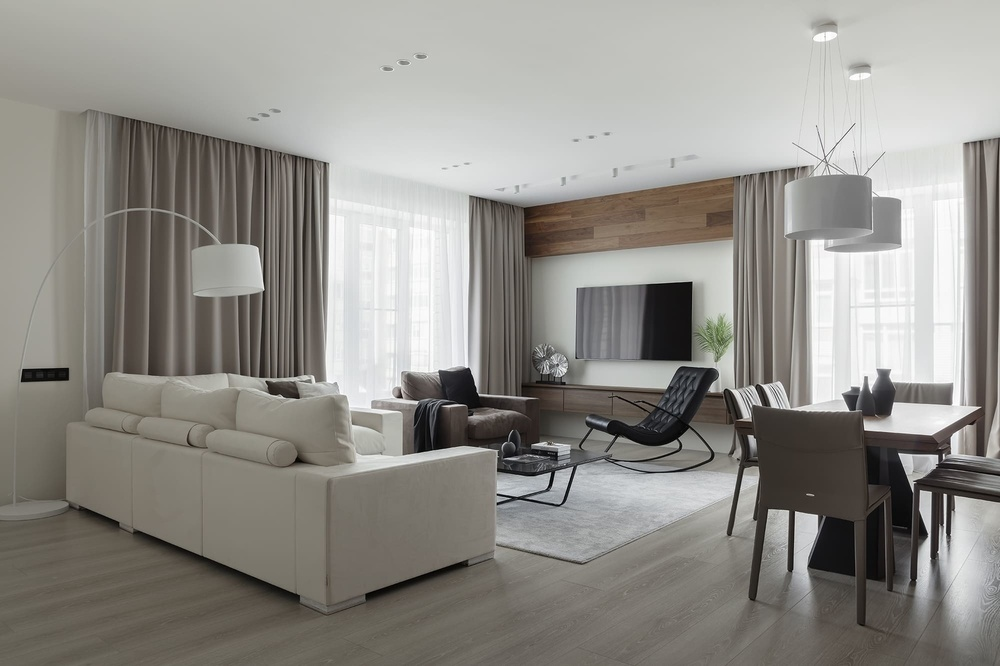
//> input picture FAST/signal-2023-12-14-212155_002.jpeg, 1000 x 666 px, shrunk from 2000 x 1333 before the run, given in place of 4.gif, which was not available
$ ./main   (built with g++ and OpenCV 4)
//> lines starting //> are read from the running program, lines starting //| are printed output that depends on the picture; after the words box and inside, x2 and y2 are one past the last pixel; in counts of white or black regions, pixels touching at a corner belong together; pictures that were not available may be replaced by others from this repository, and a replacement may not be noted
#include <iostream>
#include <vector>
#include <opencv2/opencv.hpp>
#include <opencv2/highgui/highgui.hpp>
#include <opencv2/imgproc/imgproc.hpp>

using namespace cv;
using namespace std;

const int fast_threshold = 20;

struct FeatureTrack {
    Point2f point;
    vector<Point2f> track;
};


// [106 lines left out: function PyramidKLT, not called in this run]


void LucasKanadeOpticalFlow(const vector<Point2f>& prevCorners, vector<Point2f>& newCorners, Mat& Ix, Mat& Iy, Mat& It, int windowSize = 5) {
    Mat u(Ix.size(), CV_32F, Scalar(1.0)); // Flow in the x-direction
    Mat v(Ix.size(), CV_32F, Scalar(1.0)); // Flow in the y-direction
    Mat A = Mat::zeros(2, 2, CV_32F); // Matrix A for Lucas-Kanade
    Mat b = Mat::zeros(2, 1, CV_32F); // Vector b for Lucas-Kanade
    for (size_t i = 0; i < prevCorners.size(); ++i) {
        int y = static_cast<int>(prevCorners[i].y);
        int x = static_cast<int>(prevCorners[i].x);

        // Optical flow calculation for a specific corner point
        Rect roi(x - 2, y - 2, windowSize, windowSize);  // Define ROI for the 5x5 window
        Mat IxROI = Ix(roi);           // Extract 5x5 windows from Ix, Iy, It
        Mat IyROI = Iy(roi);
        Mat ItROI = It(roi);

        A.at<float>(0, 0) = static_cast<float>(sum(IxROI.mul(IxROI))[0]);
        A.at<float>(0, 1) = static_cast<float>(sum(IxROI.mul(IyROI))[0]);
        A.at<float>(1, 0) = A.at<float>(0, 1);
        A.at<float>(1, 1) = static_cast<float>(sum(IyROI.mul(IyROI))[0]);

        b.at<float>(0, 0) = static_cast<float>(-sum(IxROI.mul(ItROI))[0]);
        b.at<float>(1, 0) = static_cast<float>(-sum(IyROI.mul(ItROI))[0]);

        Mat c = A.inv() * b;

        u.at<float>(y, x) = c.at<float>(0, 0);
        v.at<float>(y, x) = c.at<float>(1, 0);

        newCorners[i] = Point2f(x + u.at<float>(y, x), y + v.at<float>(y, x));
    }
}


void MyPyramidKLT(string path)
{
//> called with path = "C:/work/KLT/4.gif"
    VideoCapture cap(path);

    // Check if the video is opened successfully
    if (!cap.isOpened()) {
        cerr << "Could not open the video." << endl;
        return;
    }

    // Video properties
    int frameWidth = static_cast<int>(cap.get(CAP_PROP_FRAME_WIDTH));
    int frameHeight = static_cast<int>(cap.get(CAP_PROP_FRAME_HEIGHT));
    double fps = cap.get(CAP_PROP_FPS);

    // Define the codec and create VideoWriter object
    VideoWriter outputVideo;
    string outputFilename = "C:/work/results/pyramid.mp4"; // Change this filename as needed
    int codec = VideoWriter::fourcc('x', 'P', '4', 'V');
    outputVideo.open(outputFilename, codec, fps, Size(frameWidth, frameHeight));

    if (!outputVideo.isOpened()) {
        cerr << "Could not create the output video file." << endl;
        return;
    }

    Mat frame, prevFrame, gray, prevGray, img;
    cap>> prevFrame;
//> prevFrame is the input picture: 666 rows x 1000 cols, CV_8UC3; mean B, G, R 137.7, 143, 145.3
    cvtColor(prevFrame, prevGray, COLOR_BGR2GRAY);
    prevGray.convertTo(prevGray, CV_32F, 1.0 / 255.0);
//> prevGray: 666 rows x 1000 cols, CV_32FC1

    vector<Point2f> keypoints;
    int maxCorners = 100;
    double qualityLevel = 0.01;
    double minDistance = 10.0;
    int blockSize = 3;
    bool useHarrisDetector = false;
    double k = 0.04;
    goodFeaturesToTrack(prevGray, keypoints, maxCorners, qualityLevel, minDistance,
                        Mat(), blockSize, useHarrisDetector, k);
//> keypoints = 100 Points (x, y), first 12: [944, 494], [402, 397], [899, 453], [691, 282], [266, 381], [920, 490], [795, 511], [937, 455], [550, 472], [468, 368], [954, 496], [497, 504]

    Mat Gx = (Mat_<float>(2, 2) << -1, 1, -1, 1);
    Mat Gy = (Mat_<float>(2, 2) << -1, -1, 1, 1);
    Mat Gt1 = (Mat_<float>(2, 2) << -1, -1, -1, -1);
    Mat Gt2 = (Mat_<float>(2, 2) << 1, 1, 1, 1);
    vector<Point2f> nextKeypoints;

    while (true) {
        cap >> frame;
        cvtColor(frame, gray, COLOR_BGR2GRAY);
        gray.convertTo(gray, CV_32F, 1.0 / 255.0);


        Mat Ix, Iy, It, It1, It2;
        Ix.convertTo(Ix, CV_32F);
        Iy.convertTo(Iy, CV_32F);
        It.convertTo(It, CV_32F);
        It1.convertTo(It1, CV_32F);
        It2.convertTo(It2, CV_32F);
        filter2D(prevGray, Ix, -1, Gx);
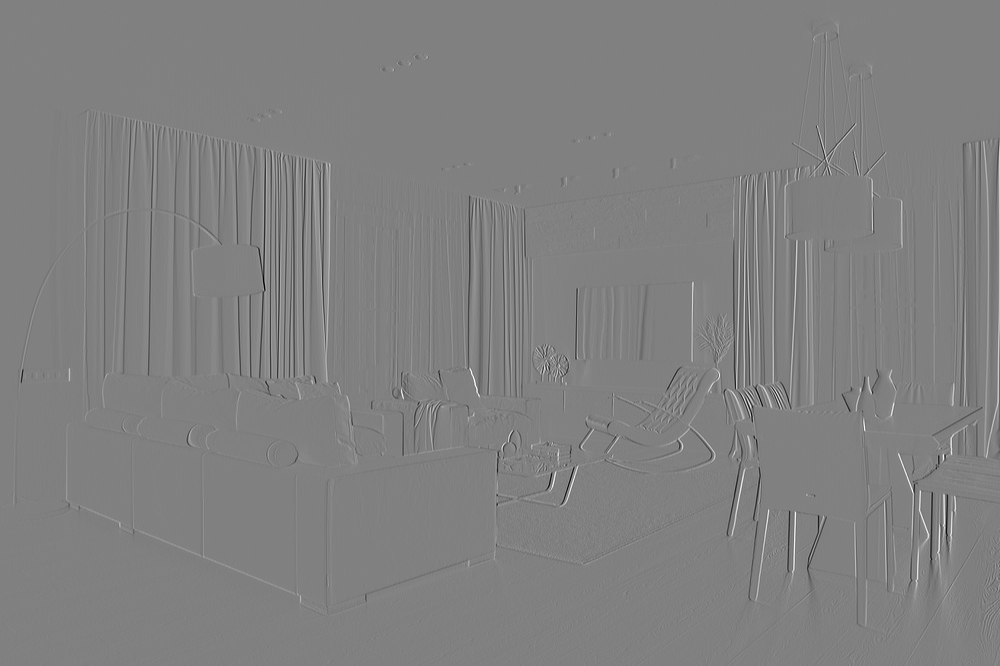
//> Ix: 666 rows x 1000 cols, CV_32FC1; min -1.29, max 1.27, mean 0.000198; drawn with min black and max white
        filter2D(gray, Iy, -1, Gy);
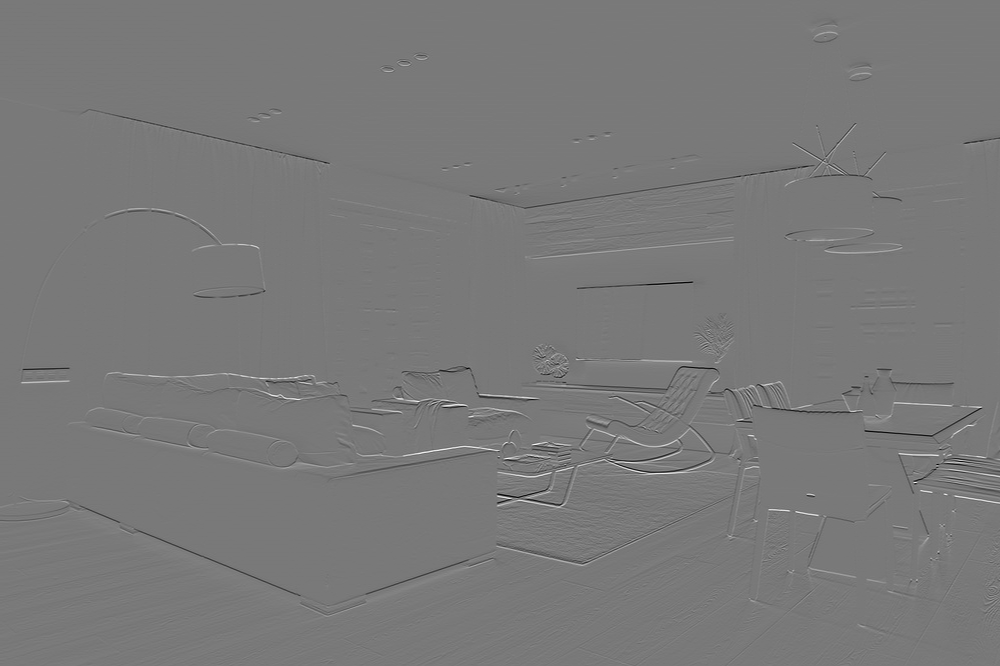
//> Iy: 666 rows x 1000 cols, CV_32FC1; min -1.2, max 1.32, mean -0.00104; drawn with min black and max white
        filter2D(prevGray, It1, -1, Gt1);
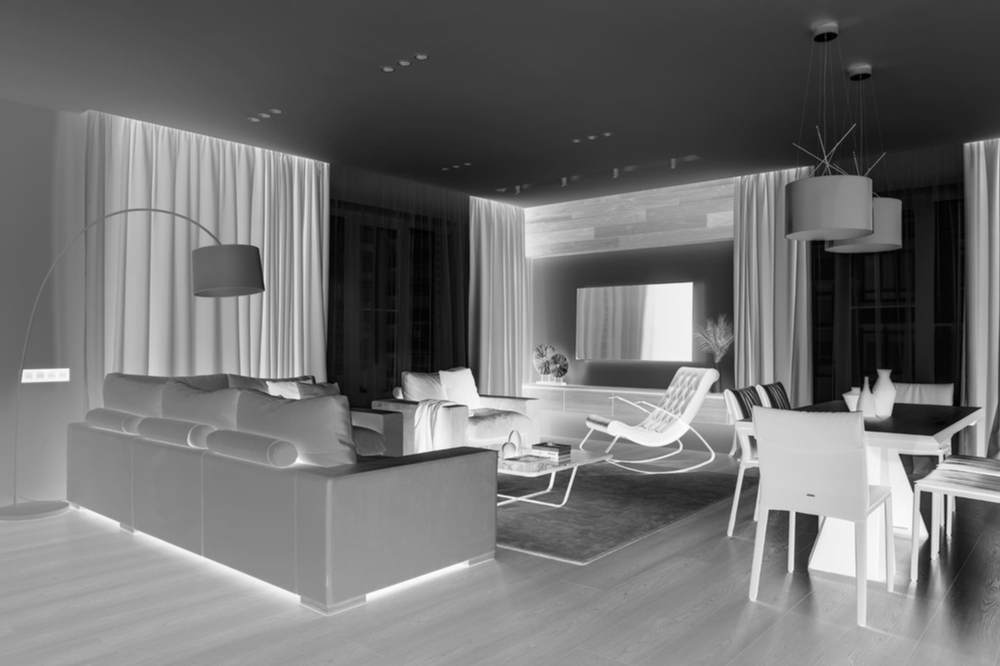
//> It1: 666 rows x 1000 cols, CV_32FC1; min -3.99, max -0.0824, mean -2.24; drawn with min black and max white
        filter2D(gray, It2, -1, Gt2);
        It = It1 + It2;
//> It: 666 rows x 1000 cols, CV_32FC1; every value is 0

        nextKeypoints = keypoints;
//> nextKeypoints has the same summary as keypoints

        LucasKanadeOpticalFlow(keypoints, nextKeypoints, Ix, Iy, It);
//> the loop in LucasKanadeOpticalFlow, `for (size_t i = 0; i < prevCorners.size(); ++i)` made 100 passes
//> (y, x, roi) on passes 1 to 12: (494, 944, Rect(942, 492, 5, 5)), (397, 402, Rect(400, 395, 5, 5)), (453, 899, Rect(897, 451, 5, 5)), (282, 691, Rect(689, 280, 5, 5)), (381, 266, Rect(264, 379, 5, 5)), (490, 920, Rect(918, 488, 5, 5)), (511, 795, Rect(793, 509, 5, 5)), (455, 937, Rect(935, 453, 5, 5)), (472, 550, Rect(548, 470, 5, 5)), (368, 468, Rect(466, 366, 5, 5)), (496, 954, Rect(952, 494, 5, 5)), (504, 497, Rect(495, 502, 5, 5))
//> after the loop in LucasKanadeOpticalFlow, `for (size_t i = 0; i < prevCorners.size(); ++i)`:
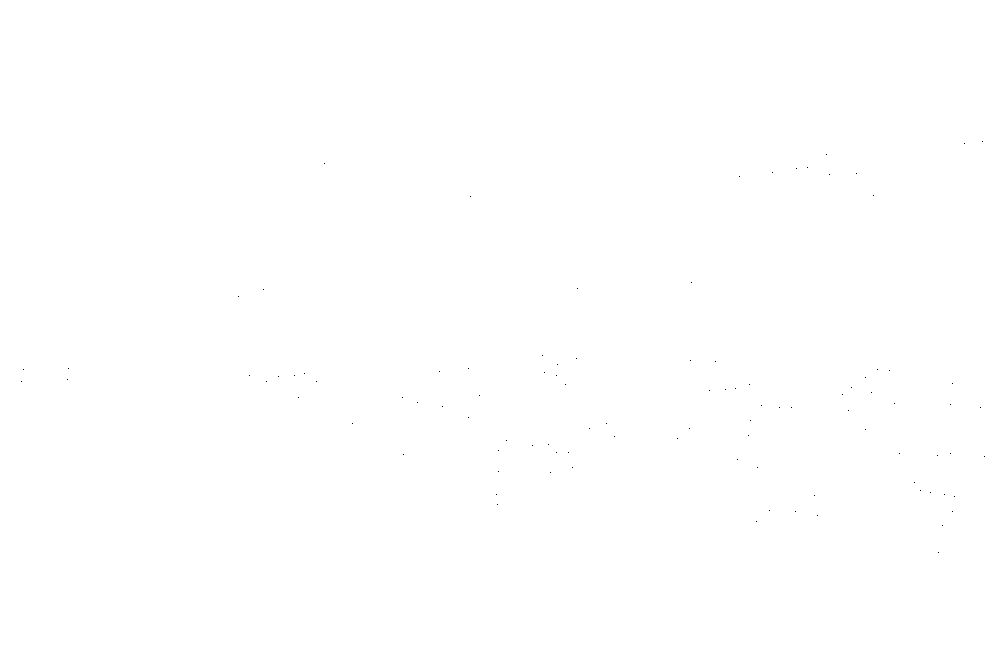
//> u: 666 rows x 1000 cols, CV_32FC1; values 0 (black) and 1 (white), 100% white; black in thin lines or dots, all inside (x1, y1, x2, y2) = (21, 141, 985, 553)
//> after the loop in LucasKanadeOpticalFlow, `for (size_t i = 0; i < prevCorners.size(); ++i)`: A = [[1.66, -0.423], [-0.423, 1.48]]

        for (size_t i = 0; i < keypoints.size(); ++i) {
            line(frame, keypoints[i], nextKeypoints[i], Scalar(0, 255, 0), 2);
            circle(frame, nextKeypoints[i], 3, Scalar(0, 0, 255), -1);
        }
//> this loop made 100 passes

        imshow("Pyramid KLT Tracking", frame);

        outputVideo.write(frame); // Write frame with optical flow visualization to video

        // Update previous frame and previous grayscale frame
        frame.copyTo(prevFrame);
        gray.copyTo(prevGray);


        if (waitKey(1) == 27) {
//> the 'x' key is pressed
        break; // Exit loop if ESC is pressed
        }
    }

    cap.release();
    outputVideo.release();
    destroyAllWindows();
}

int main(int, char**){

    string path = "C:/work/KLT/4.gif";
    //PyramidKLT(path);
    MyPyramidKLT(path);

    return 0;
}

$ run again, on FAST/signal-2023-12-14-212155_003.jpeg
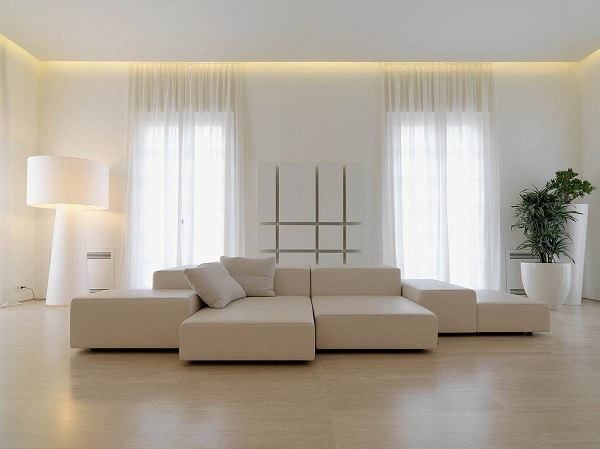
//> input picture FAST/signal-2023-12-14-212155_003.jpeg, 600 x 449 px, given in place of 4.gif, which was not available
//> in MyPyramidKLT, prevFrame is the input picture: 449 rows x 600 cols, CV_8UC3; mean B, G, R 155, 167.3, 175.9
//> in MyPyramidKLT, `cvtColor(prevFrame, prevGray, COLOR_BGR2GRAY);`:
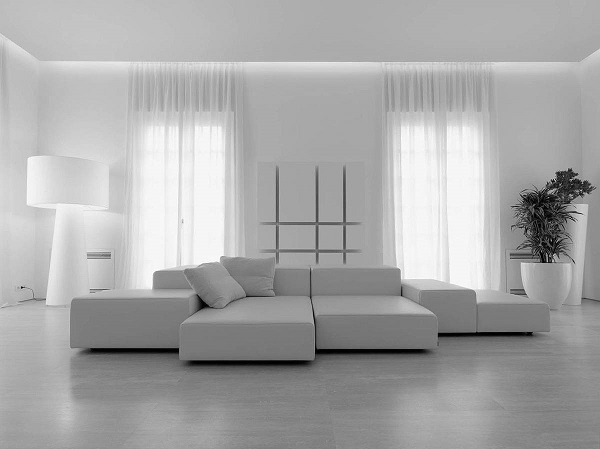
//> prevGray: 449 rows x 600 cols, CV_8UC1; min 0, max 255, mean 168.5
//> keypoints = 100 Points (x, y), first 12: [21, 287], [545, 261], [553, 180], [581, 190], [566, 170], [577, 174], [548, 193], [554, 254], [569, 195], [590, 184], [401, 295], [177, 349]
//> in MyPyramidKLT, `filter2D(prevGray, It1, -1, Gt1);`:
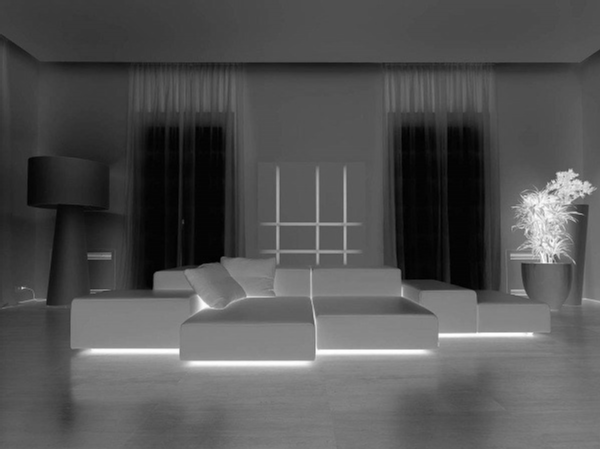
//> It1: 449 rows x 600 cols, CV_32FC1; min -3.93, max -0.0157, mean -2.64; drawn with min black and max white
//> It: 449 rows x 600 cols, CV_32FC1; every value is 0
//> nextKeypoints has the same summary as keypoints
//> the loop in LucasKanadeOpticalFlow, `for (size_t i = 0; i < prevCorners.size(); ++i)` made 100 passes
//> (y, x, roi) on passes 1 to 8: (287, 21, Rect(19, 285, 5, 5)), (261, 545, Rect(543, 259, 5, 5)), (180, 553, Rect(551, 178, 5, 5)), (190, 581, Rect(579, 188, 5, 5)), (170, 566, Rect(564, 168, 5, 5)), (174, 577, Rect(575, 172, 5, 5)), (193, 548, Rect(546, 191, 5, 5)), (254, 554, Rect(552, 252, 5, 5))
//> after the loop in LucasKanadeOpticalFlow, `for (size_t i = 0; i < prevCorners.size(); ++i)`: A = [[0.188, 0.00389], [0.00389, 0.0908]]
//> the loop in MyPyramidKLT, `for (size_t i = 0; i < keypoints.size(); ++i)` made 100 passes
